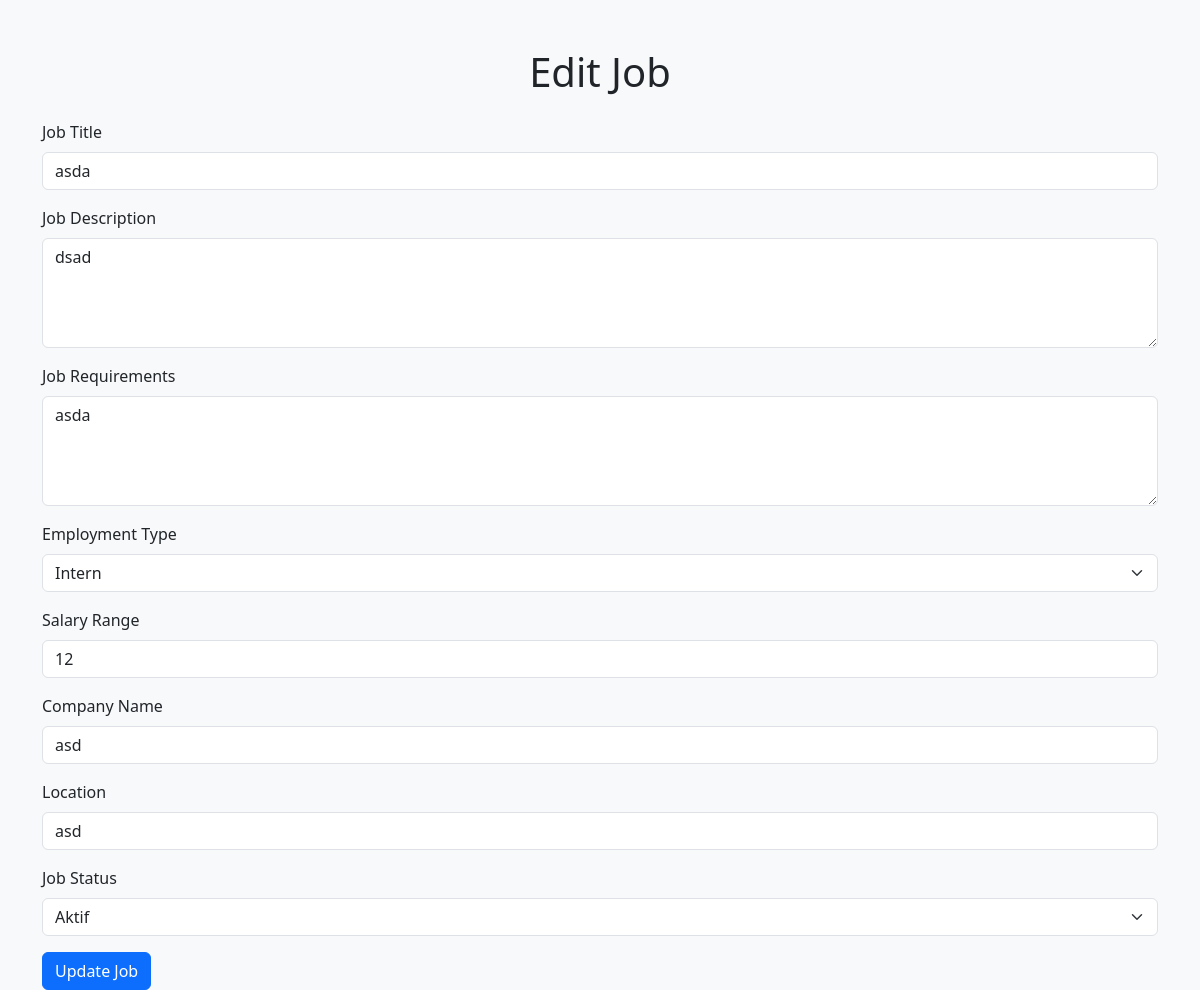
The app's page /pages/admin/edit_job.php?id=20 (signed in) with its own data.
### tables this page shows
CREATE TABLE `tb_jobs` (
  `id` int(11) NOT NULL,
  `title` varchar(255) NOT NULL,
  `description` text NOT NULL,
  `requirements` text NOT NULL,
  `employment_type` enum('intern','full-time') NOT NULL,
  `salary_range` varchar(100) DEFAULT NULL,
  `company_name` varchar(255) NOT NULL,
  `location` varchar(255) DEFAULT NULL,
  `created_at` timestamp NOT NULL DEFAULT current_timestamp(),
  `updated_at` timestamp NOT NULL DEFAULT current_timestamp() ON UPDATE current_timestamp(),
  `created_by` int(11) NOT NULL,
  `expired_at` timestamp NULL DEFAULT NULL,
  `status` enum('active','expired','deleted') DEFAULT 'active'
);

### pages/admin/edit_job.php (the view, shortened to what this page needs)
<?php
require '../../db.php';
$job_id = $_GET['id'] ?? 0;
$stmt = $conn->prepare("SELECT * FROM tb_jobs WHERE id = ?");
$stmt->bind_param("i", $job_id);
$stmt->execute();
$result = $stmt->get_result();
$job = $result->fetch_assoc();
?>
<!DOCTYPE html>
<html lang="en">
<head>
    <link href="https://cdn.jsdelivr.net/npm/bootstrap@5.3.0/dist/css/bootstrap.min.css" rel="stylesheet">
</head>
<body class="bg-light">
    <div class="container mt-5">
        <h1 class="text-center mb-4">Edit Job</h1>
        <form action="update_job.php" method="POST">
            <div class="mb-3">
                <label for="title" class="form-label">Job Title</label>
                <input type="text" name="title" id="title" class="form-control" value="<?= htmlspecialchars($job['title']) ?>" required>
            </div>
            <div class="mb-3">
                <label for="description" class="form-label">Job Description</label>
                <textarea name="description" id="description" class="form-control" rows="4" required><?= htmlspecialchars($job['description']) ?></textarea>
            </div>
            <div class="mb-3">
                <label for="requirements" class="form-label">Job Requirements</label>
                <textarea name="requirements" id="requirements" class="form-control" rows="4" required><?= htmlspecialchars($job['requirements']) ?></textarea>
            </div>
            <div class="mb-3">
                <label for="employment_type" class="form-label">Employment Type</label>
                <select name="employment_type" id="employment_type" class="form-select" required>
                    <option value="intern" <?= $job['employment_type'] === 'intern' ? 'selected' : '' ?>>Intern</option>
                </select>
            </div>
            <div class="mb-3">
                <label for="salary_range" class="form-label">Salary Range</label>
                <input type="text" name="salary_range" id="salary_range" class="form-control" value="<?= htmlspecialchars($job['salary_range']) ?>">
            </div>
            <div class="mb-3">
                <label for="company_name" class="form-label">Company Name</label>
                <input type="text" name="company_name" id="company_name" class="form-control" value="<?= htmlspecialchars($job['company_name']) ?>" required>
            </div>
            <div class="mb-3">
                <label for="location" class="form-label">Location</label>
                <input type="text" name="location" id="location" class="form-control" value="<?= htmlspecialchars($job['location']) ?>">
            </div>
            <div class="mb-3">
                <label for="status" class="form-label">Job Status</label>
                <select name="status" id="filter" class="form-select">
                    <option value="active" <?= $job['status'] === 'active' ? 'selected' : '' ?>>Aktif</option>
                </select>
            </div>
            <button type="submit" class="btn btn-primary">Update Job</button>
        </form>
    </div>
</body>
</html>

### records on screen
tb_jobs: title "asda", description "dsad", requirements "asda", employment_type "Intern", salary_range "12", company_name "asd", location "asd", status "Aktif"
